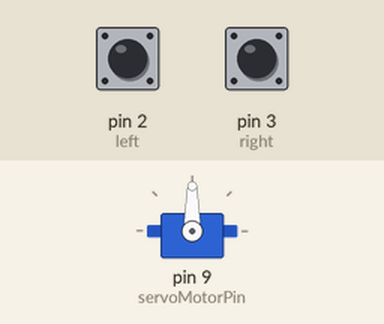
Recording of a sketch running on a simulated Arduino Uno, built with avr-gcc and run on an emulated ATmega328P. On the bench: servo. Inputs (shaded band) come from the test bench; at power-on: pin 3 (right) HIGH, pin 2 (left) HIGH.

Above: at 1.2 s.
1.3 s: pin 3 (right) pulled LOW for 0.15 s
At 1.7 s:
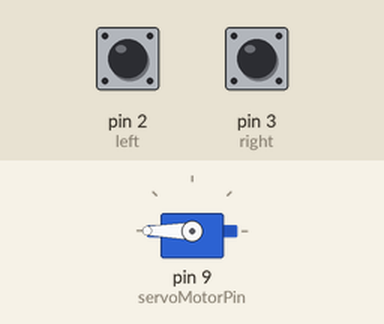
2.9 s: pin 2 (left) pulled LOW for 0.15 s
At 4.1 s:
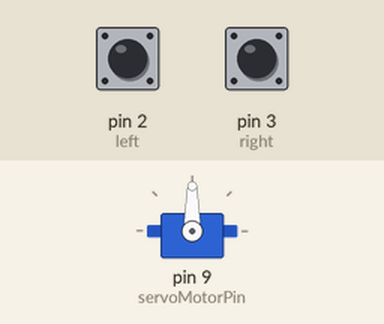
4.5 s: pin 3 (right) pulled LOW for 1 s
At 5.3 s:
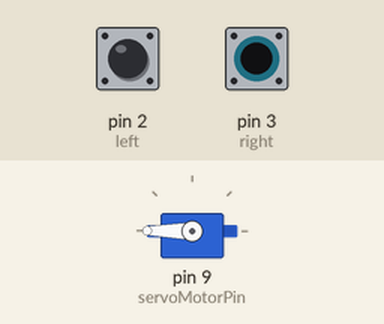
Timing chart, 0 to 7.5 s (numbered marks = the images above; inputs shaded):
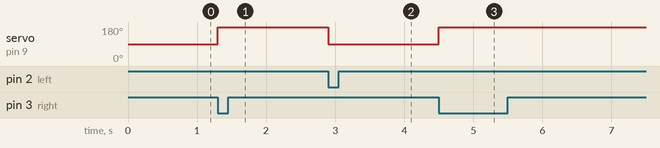

The sketch:

AR14_servo_motor.ino.ino
```cpp
/*

 예제 7.2

 서보모터 구동

*/

// 서보모터 라이브러리 불러오기

#include <Servo.h>

// 서보모터 이름 설정

Servo motor1;

// 서보 모터 신호핀 설정

int servoMotorPin = 9;

int left = 2;

int right = 3;

// 포텐쇼미터 핀 설정

int potentioMeterPin = 0;

// 모터 각도 변수 설정

int motorAngle;

int motorAngleOld;

void setup() {

  // 서보모터 설정. 0.6ms 부터 2.4ms 범위로 설정

  motor1.attach(servoMotorPin,600,2400);

  pinMode(left,INPUT_PULLUP);

  pinMode(right,INPUT_PULLUP);

  // 시리얼 통신 설정

  Serial.begin(9600);

}

void loop(){

 if(digitalRead(left)==LOW){

    motor1.write(90);

    delay(0);

  }

 if(digitalRead(right)==LOW){

    motor1.write(270);

    delay(0);

  }

  delay(0);

}
```

Measured:
- after the input at 1.3 s, servo on pin 9 (servoMotorPin): 90° → 180° at once
- after the input at 2.9 s, servo on pin 9 (servoMotorPin): 180° → 90° at once
- after the input at 4.5 s, servo on pin 9 (servoMotorPin): 90° → 180° at once
